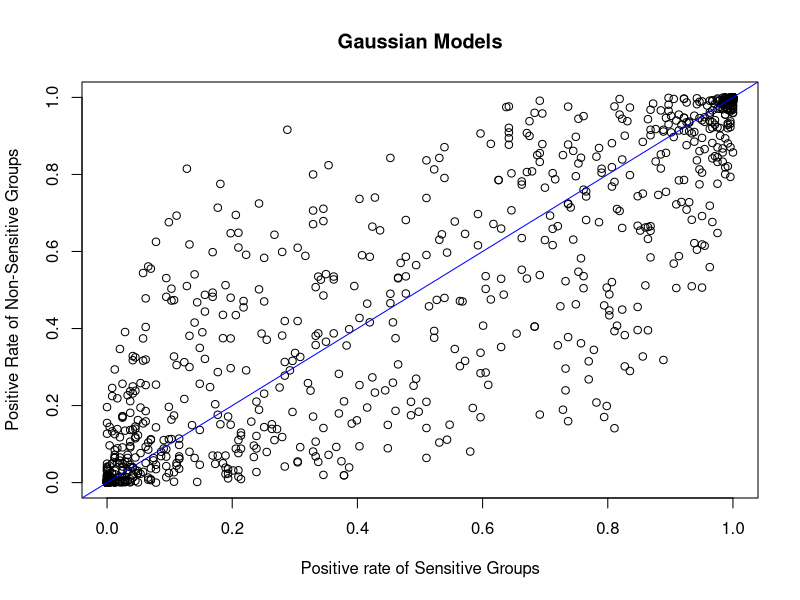
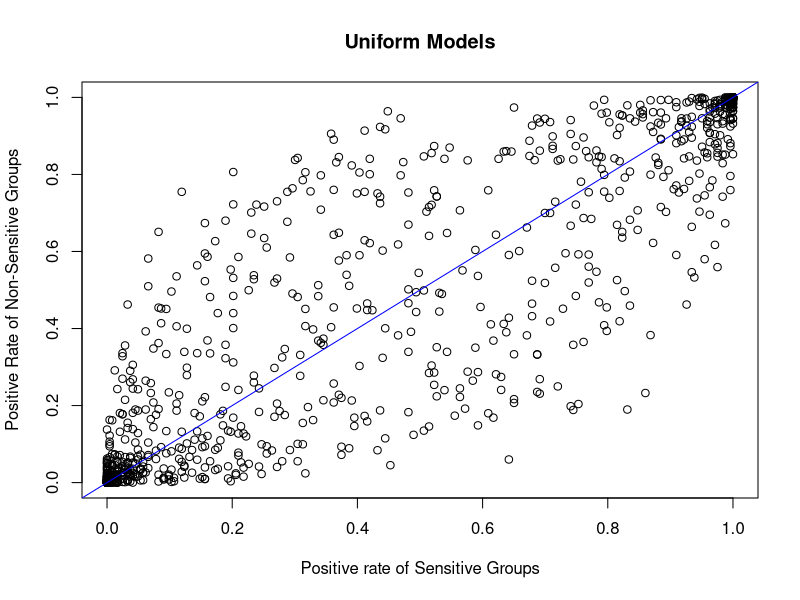
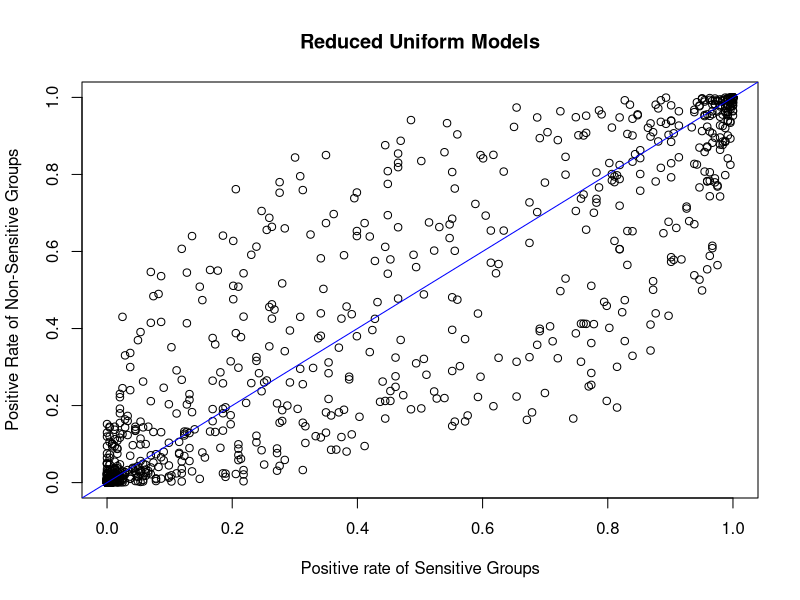
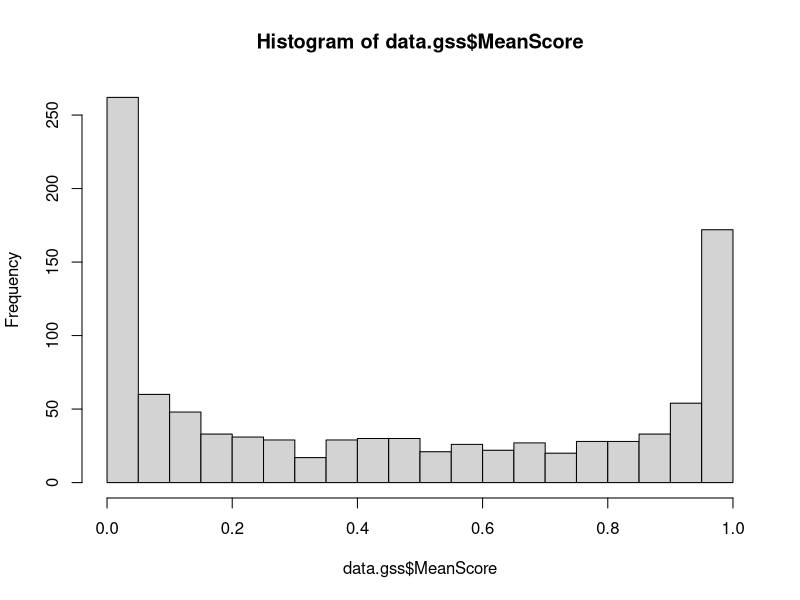
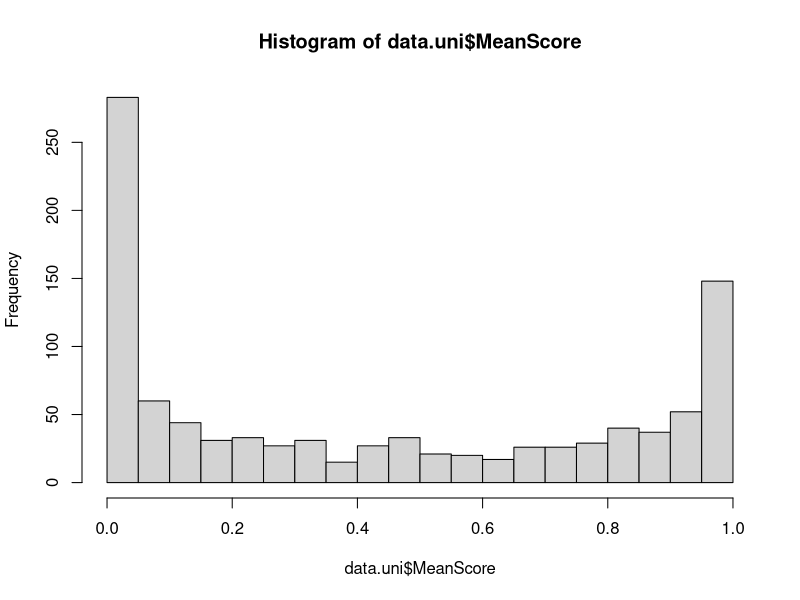
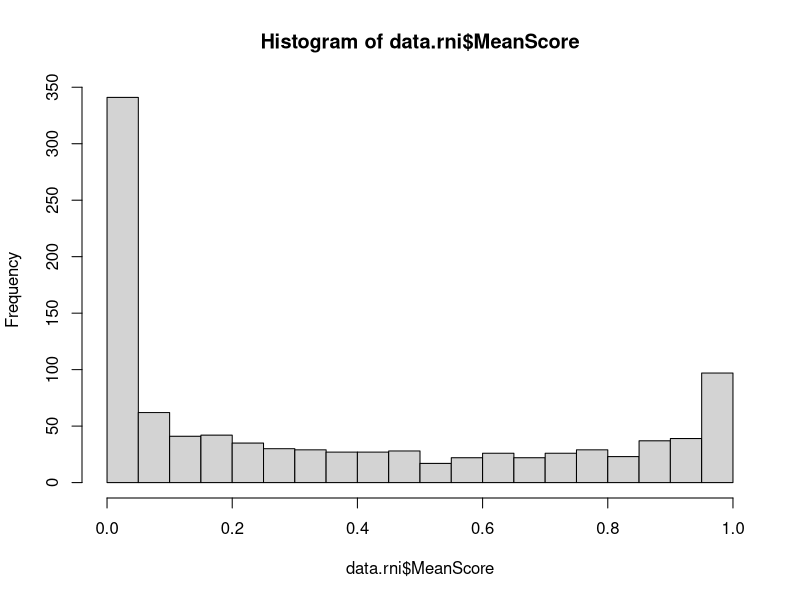
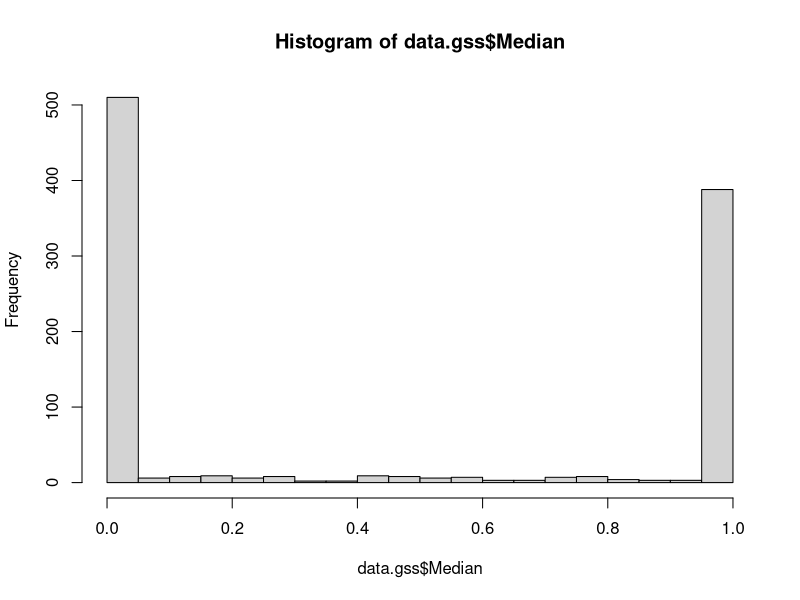
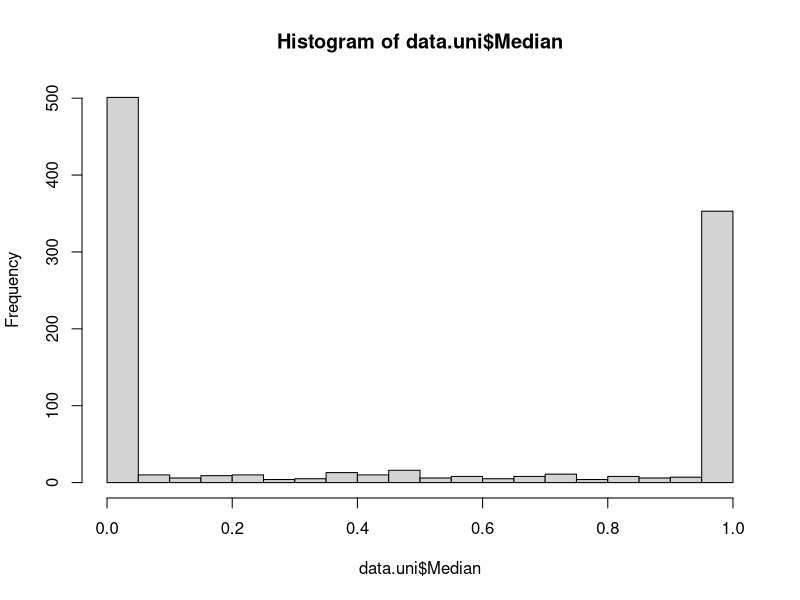

These figures' R source, in order:
## ---- chunk 1
getwd()
## ---- chunk 2
data.gss <- read.csv("gaussStats.csv", header = TRUE)
head(data.gss)
data.uni <- read.csv("uniformStats.csv", header = TRUE)
head(data.uni)
data.rni <- read.csv("reducedUniformStats.csv", header = TRUE)
head(data.rni)
## ---- chunk 3
with(data.gss, plot(PgNS~PgS, ylab = "Positive Rate of Non-Sensitive Groups", xlab = "Positive rate of Sensitive Groups", main = "Gaussian Models"))
abline(0, 1, col = "Blue")
with(data.uni, plot(PgNS~PgS, ylab = "Positive Rate of Non-Sensitive Groups", xlab = "Positive rate of Sensitive Groups", main = "Uniform Models"))
abline(0, 1, col = "Blue")
with(data.rni, plot(PgNS~PgS, ylab = "Positive Rate of Non-Sensitive Groups", xlab = "Positive rate of Sensitive Groups", main = "Reduced Uniform Models"))
abline(0, 1, col = "Blue")

hist(data.gss$MeanScore, breaks = 20)
hist(data.uni$MeanScore, breaks = 20)
hist(data.rni$MeanScore, breaks = 20)

hist(data.gss$Median, breaks = 20)
hist(data.uni$Median, breaks = 20)
hist(data.rni$Median, breaks = 20)
## ---- chunk 4
data.gss.fd = data.gss[data.gss$Median < 1 & data.gss$Median > 0,]
length(data.gss.fd$PgS)
data.uni.fd = data.uni[data.uni$Median < 1 & data.uni$Median > 0,]
length(data.uni.fd$PgS)
data.rni.fd = data.rni[data.rni$Median < 1 & data.rni$Median > 0,]
length(data.rni.fd$PgS)

with(data.gss.fd, plot(PgNS~PgS, ylab = "Positive Rate of Non-Sensitive Groups", xlab = "Positive rate of Sensitive Groups", main = "Gaussian Models Filtered by Median", ylim = c(0,1), xlim = c(0,1)))
abline(0, 1, col = "Blue")
with(data.uni.fd, plot(PgNS~PgS, ylab = "Positive Rate of Non-Sensitive Groups", xlab = "Positive rate of Sensitive Groups", main = "Uniform Models Filtered by Median", ylim = c(0,1), xlim = c(0,1)))
abline(0, 1, col = "Blue")
with(data.rni.fd, plot(PgNS~PgS, ylab = "Positive Rate of Non-Sensitive Groups", xlab = "Positive rate of Sensitive Groups", main = "Reduced Uniform Models Filtered by Median", ylim = c(0,1), xlim = c(0,1)))
abline(0, 1, col = "Blue")
## ---- chunk 5
data.gss.fn = data.gss[data.gss$MeanScore < 0.95 & data.gss$MeanScore > 0.05,]
length(data.gss.fn$PgS)
data.uni.fn = data.uni[data.uni$MeanScore < 0.95 & data.uni$MeanScore > 0.05,]
length(data.uni.fn$PgS)
data.rni.fn = data.rni[data.rni$MeanScore < 0.95 & data.rni$MeanScore > 0.05,]
length(data.rni.fn$PgS)

with(data.gss.fn, plot(PgNS~PgS, ylab = "Positive Rate of Non-Sensitive Groups", xlab = "Positive rate of Sensitive Groups", main = "Gaussian Models Filtered by Mean", ylim = c(0,1), xlim = c(0,1)))
abline(0, 1, col = "Blue")
with(data.uni.fn, plot(PgNS~PgS, ylab = "Positive Rate of Non-Sensitive Groups", xlab = "Positive rate of Sensitive Groups", main = "Uniform Models Filtered by Mean", ylim = c(0,1), xlim = c(0,1)))
abline(0, 1, col = "Blue")
with(data.rni.fn, plot(PgNS~PgS, ylab = "Positive Rate of Non-Sensitive Groups", xlab = "Positive rate of Sensitive Groups", main = "Reduced Uniform Models Filtered by Mean", ylim = c(0,1), xlim = c(0,1)))
abline(0, 1, col = "Blue")
## ---- chunk 6
boxplot(data.gss$Parity, horizontal=TRUE, ylim = c(-1,1))
boxplot(data.uni$Parity, horizontal=TRUE, ylim = c(-1,1))
boxplot(data.rni$Parity, horizontal=TRUE, ylim = c(-1,1))

boxplot(data.gss.fd$Parity, horizontal = TRUE, ylim = c(-1,1))
boxplot(data.uni.fd$Parity, horizontal=TRUE, ylim = c(-1,1))
boxplot(data.rni.fd$Parity, horizontal=TRUE, ylim = c(-1,1))

boxplot(data.gss.fn$Parity, horizontal = TRUE, ylim = c(-1,1))
boxplot(data.uni.fn$Parity, horizontal=TRUE, ylim = c(-1,1))
boxplot(data.rni.fn$Parity, horizontal=TRUE, ylim = c(-1,1))
## ---- chunk 7
hist(data.gss$Parity, xlim = c(-1,1), ylim = c(0,400))
hist(data.uni$Parity, xlim = c(-1,1), ylim = c(0,400))
hist(data.rni$Parity, xlim = c(-1,1), ylim = c(0,400))

hist(data.gss.fd$Parity, xlim = c(-1,1), ylim = c(0,400))
hist(data.uni.fd$Parity, xlim = c(-1,1), ylim = c(0,400))
hist(data.rni.fd$Parity, xlim = c(-1,1), ylim = c(0,400))

hist(data.gss.fn$Parity, xlim = c(-1,1), ylim = c(0,400))
hist(data.uni.fn$Parity, xlim = c(-1,1), ylim = c(0,400))
hist(data.rni.fn$Parity, xlim = c(-1,1), ylim = c(0,400))
## ---- chunk 8
hist(data.gss[data.gss$Ratio != -1,]$Ratio, breaks = 20)
hist(data.uni[data.uni$Ratio != -1,]$Ratio, breaks = 20)
hist(data.rni[data.rni$Ratio != -1,]$Ratio, breaks = 20)
## ---- chunk 9
#with(data.df, plot(PgNS~PgS, ylab= "Positive rate of Non-Sensitive groups", xlab="Positive rate of Sensitive groups"))
#abline(0,1, col="Blue")
## ---- chunk 10
#hist(data.df$MeanScore, breaks = 20)
#hist(data.df$Median, breaks = 20)
## ---- chunk 11
#with(data.df, plot(PgNS~PgS, ylab= "Positive rate of Non-Sensitive groups", xlab="Positive rate of Sensitive groups"))
#abline(0,1.25,col="Blue")
#abline(0,0.8, col="Blue")
## ---- chunk 12
#boxplot(data.df$Parity, horizontal=TRUE)
#hist(data.df$Parity, breaks=20)
